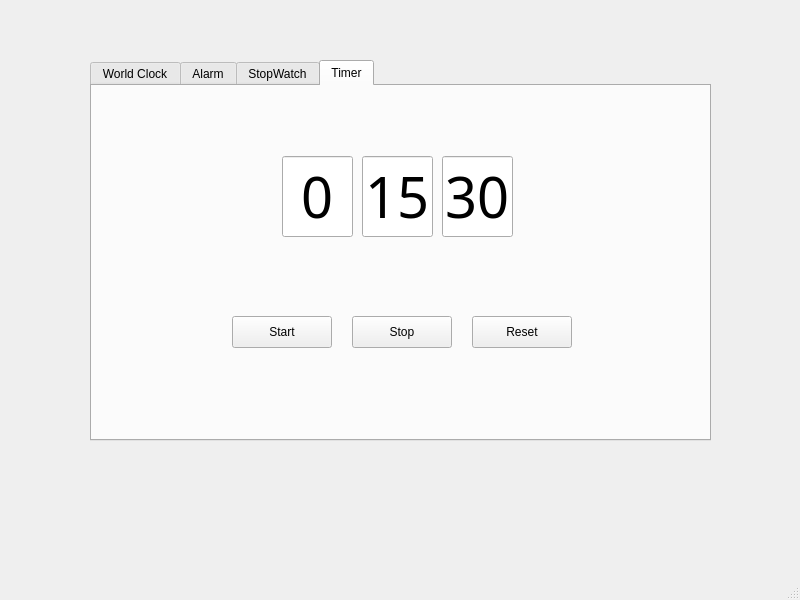
<?xml version="1.0" encoding="UTF-8"?>
<ui version="4.0">
 <class>MainWindow</class>
 <widget class="QMainWindow" name="MainWindow">
  <property name="geometry">
   <rect>
    <x>0</x>
    <y>0</y>
    <width>800</width>
    <height>600</height>
   </rect>
  </property>
  <property name="windowTitle">
   <string>MainWindow</string>
  </property>
  <widget class="QWidget" name="centralwidget">
   <widget class="QTabWidget" name="tabWidget">
    <property name="geometry">
     <rect>
      <x>90</x>
      <y>60</y>
      <width>621</width>
      <height>381</height>
     </rect>
    </property>
    <property name="currentIndex">
     <number>3</number>
    </property>
    <widget class="QWidget" name="tab">
     <attribute name="title">
      <string>World Clock</string>
     </attribute>
    </widget>
    <widget class="QWidget" name="tab_2">
     <attribute name="title">
      <string>Alarm</string>
     </attribute>
    </widget>
    <widget class="QWidget" name="tab_3">
     <attribute name="title">
      <string>StopWatch</string>
     </attribute>
     <widget class="QLabel" name="lbl_stopwatch">
      <property name="geometry">
       <rect>
        <x>230</x>
        <y>50</y>
        <width>161</width>
        <height>71</height>
       </rect>
      </property>
      <property name="font">
       <font>
        <family>Seven Segment</family>
        <pointsize>54</pointsize>
       </font>
      </property>
      <property name="styleSheet">
       <string notr="true">color: rgb(255, 38, 0);</string>
      </property>
      <property name="text">
       <string>0</string>
      </property>
      <property name="alignment">
       <set>Qt::AlignCenter</set>
      </property>
     </widget>
     <widget class="QPushButton" name="btn_start_stopwatch">
      <property name="geometry">
       <rect>
        <x>140</x>
        <y>190</y>
        <width>100</width>
        <height>32</height>
       </rect>
      </property>
      <property name="text">
       <string>Start</string>
      </property>
     </widget>
     <widget class="QPushButton" name="btn_stop_stopwatch">
      <property name="geometry">
       <rect>
        <x>260</x>
        <y>190</y>
        <width>100</width>
        <height>32</height>
       </rect>
      </property>
      <property name="text">
       <string>Stop</string>
      </property>
     </widget>
     <widget class="QPushButton" name="btn_reset_stopwatch">
      <property name="geometry">
       <rect>
        <x>380</x>
        <y>190</y>
        <width>100</width>
        <height>32</height>
       </rect>
      </property>
      <property name="text">
       <string>Reset</string>
      </property>
     </widget>
    </widget>
    <widget class="QWidget" name="tab_4">
     <attribute name="title">
      <string>Timer</string>
     </attribute>
     <widget class="QLineEdit" name="tb_hour_timer">
      <property name="geometry">
       <rect>
        <x>190</x>
        <y>70</y>
        <width>71</width>
        <height>81</height>
       </rect>
      </property>
      <property name="font">
       <font>
        <family>Seven Segment</family>
        <pointsize>42</pointsize>
       </font>
      </property>
      <property name="text">
       <string>0</string>
      </property>
      <property name="alignment">
       <set>Qt::AlignCenter</set>
      </property>
     </widget>
     <widget class="QLineEdit" name="tb_minute_timer">
      <property name="geometry">
       <rect>
        <x>270</x>
        <y>70</y>
        <width>71</width>
        <height>81</height>
       </rect>
      </property>
      <property name="font">
       <font>
        <family>Seven Segment</family>
        <pointsize>42</pointsize>
       </font>
      </property>
      <property name="text">
       <string>15</string>
      </property>
      <property name="alignment">
       <set>Qt::AlignCenter</set>
      </property>
     </widget>
     <widget class="QLineEdit" name="tb_second_timer">
      <property name="geometry">
       <rect>
        <x>350</x>
        <y>70</y>
        <width>71</width>
        <height>81</height>
       </rect>
      </property>
      <property name="font">
       <font>
        <family>Seven Segment</family>
        <pointsize>42</pointsize>
       </font>
      </property>
      <property name="text">
       <string>30</string>
      </property>
      <property name="alignment">
       <set>Qt::AlignCenter</set>
      </property>
     </widget>
     <widget class="QPushButton" name="btn_start_timer">
      <property name="geometry">
       <rect>
        <x>140</x>
        <y>230</y>
        <width>100</width>
        <height>32</height>
       </rect>
      </property>
      <property name="text">
       <string>Start</string>
      </property>
     </widget>
     <widget class="QPushButton" name="btn_reset_timer">
      <property name="geometry">
       <rect>
        <x>380</x>
        <y>230</y>
        <width>100</width>
        <height>32</height>
       </rect>
      </property>
      <property name="text">
       <string>Reset</string>
      </property>
     </widget>
     <widget class="QPushButton" name="btn_stop_timer">
      <property name="geometry">
       <rect>
        <x>260</x>
        <y>230</y>
        <width>100</width>
        <height>32</height>
       </rect>
      </property>
      <property name="text">
       <string>Stop</string>
      </property>
     </widget>
    </widget>
   </widget>
  </widget>
  <widget class="QMenuBar" name="menubar">
   <property name="geometry">
    <rect>
     <x>0</x>
     <y>0</y>
     <width>800</width>
     <height>24</height>
    </rect>
   </property>
  </widget>
  <widget class="QStatusBar" name="statusbar"/>
 </widget>
 <resources/>
 <connections/>
</ui>
